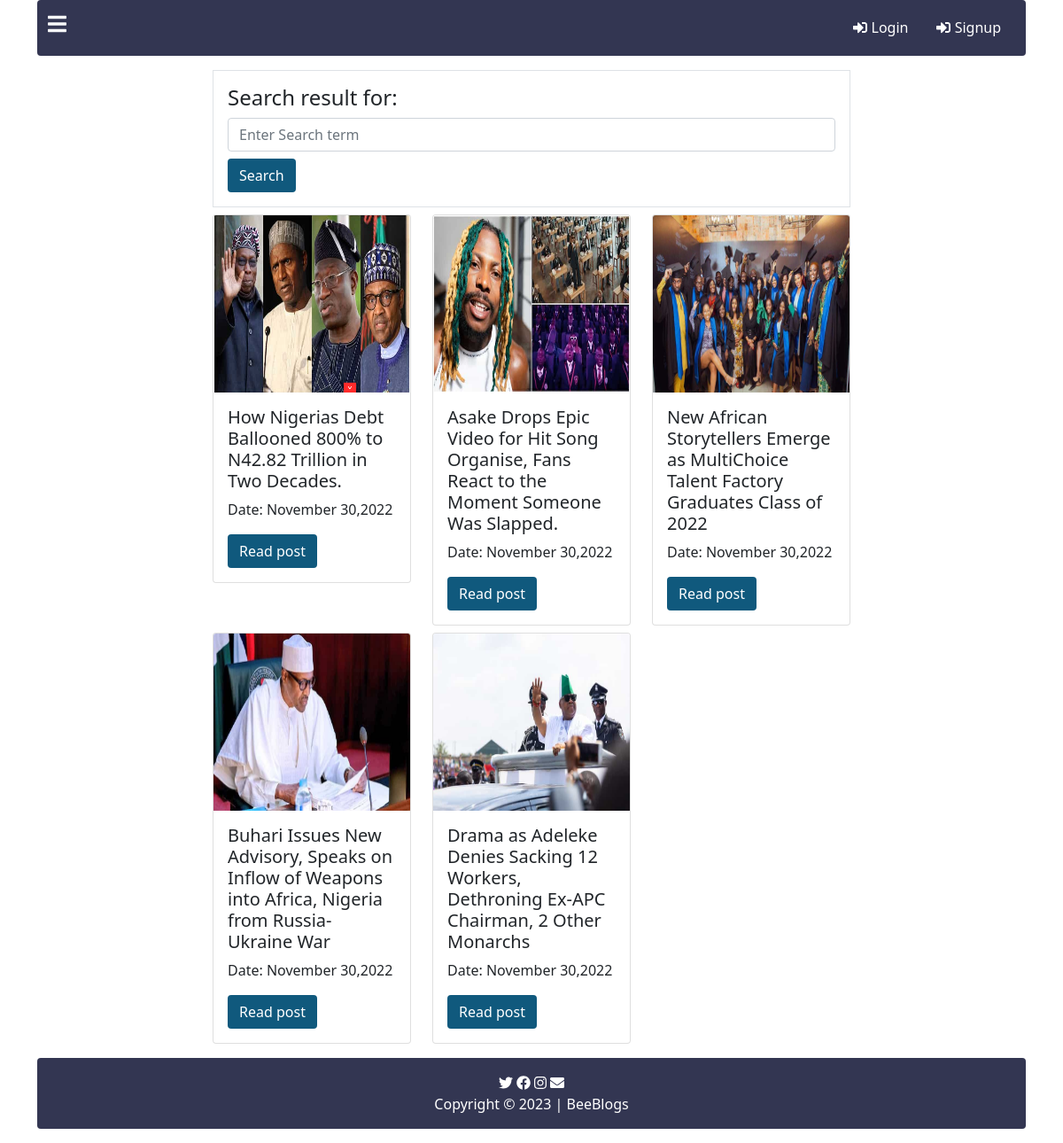
Screenshot of /search.php with the database file from the repository.
### tables this page shows
CREATE TABLE `posts` (
  `id` int(11) NOT NULL,
  `title` varchar(1000) DEFAULT NULL,
  `content` text DEFAULT NULL,
  `status` int(11) NOT NULL DEFAULT 0,
  `category_id` varchar(1000) DEFAULT NULL,
  `thumbnail` varchar(1000) DEFAULT NULL,
  `timestamp` timestamp(6) NOT NULL DEFAULT current_timestamp(6)
);

### search.php (the view, shortened to what this page needs)
<?php
 require "inc/header.php";
 if(isset($_POST["search"])){
     $search = $_POST["search"];
 }else{
     $search = '';
 }
 ?>
<div class="container">
    <?php require './pages/header-home.php'; ?>
    <div class="container-fluid my-3">
        <div class="row justify-content-center">
            <div class="col-8">
                <div class="border p-3">
                    <form action="search.php" method="post">
                        <div class="form-group">
                            <h4>Search result for: <?php echo $search; ?></h4>
                            <input type="text" class="form-control" name="search" placeholder="Enter Search term" id=""
                                required>
                        </div>
                        <button type="submit" class="btn text-white mt-2"
                            style="background-color:#10597d;">Search</button>
                    </form>
                </div>
            </div>
            <div class="col-8">
                <div class="row">
                    <?php
              $searchterm = $_POST["search"];
              $sql = "SELECT * FROM posts WHERE title LIKE '%$searchterm%' ORDER BY id DESC";
              $query = mysqli_query($connection,$sql);
               while($result = mysqli_fetch_assoc($query)) {
                ?>
                    <div class="col-4 mt-2">
                        <div class="card">
                            <img src="<?php echo $result["thumbnail"]; ?>" style="height:200px; width:100%"
                                class="card-img-top">
                            <div class="card-body">
                                <h5 class="card-title"><?php echo $result["title"]; ?></h5>
                                <p class="card-text">Date: <?php echo date("F j,Y", strtotime($result["timestamp"])) ?>
                                </p>
                                <a href="read-post.php?post_id=<?php echo $result["id"]; ?>" class="btn text-white"
                                    style="background-color:#10597d;">Read post</a>
                            </div>
                        </div>
                    </div>
                    <?php
            }
          ?>
                </div>
            </div>
        </div>
    </div>
    <?php require './pages/footer-home.php'; ?>
</div>
<?php
 require "inc/footer.php";
 ?>

### rows the page displays
posts: thumbnail (picture), title "How Nigerias Debt Ballooned 800% to N42.82 Trillion in Two Decades.", timestamp "November 30,2022"
posts: thumbnail (picture), title "Asake Drops Epic Video for Hit Song Organise, Fans React to the Moment Someone Was Slapped.", timestamp "November 30,2022"
posts: thumbnail (picture), title "New African Storytellers Emerge as MultiChoice Talent Factory Graduates Class of 2022", timestamp "November 30,2022"
posts: thumbnail (picture), title "Buhari Issues New Advisory, Speaks on Inflow of Weapons into Africa, Nigeria from Russia-Ukraine War", timestamp "November 30,2022"
posts: thumbnail (picture), title "Drama as Adeleke Denies Sacking 12 Workers, Dethroning Ex-APC Chairman, 2 Other Monarchs", timestamp "November 30,2022"
